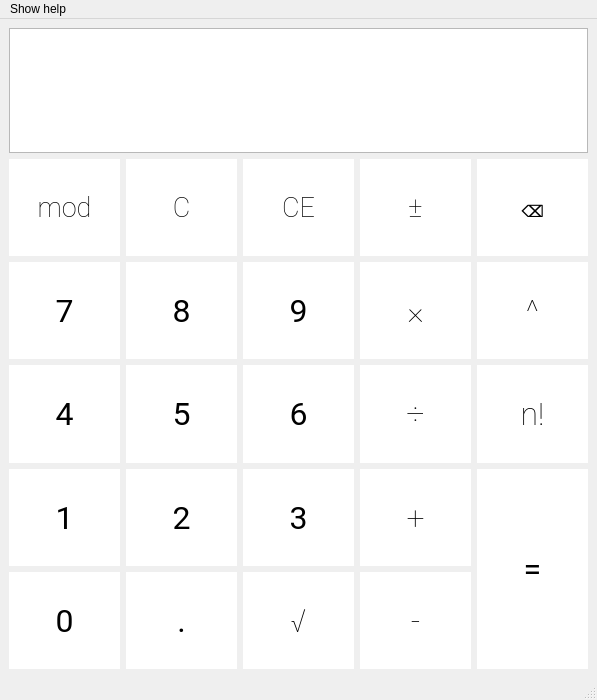
<?xml version="1.0" encoding="UTF-8"?>
<ui version="4.0">
 <class>MainWindow</class>
 <widget class="QMainWindow" name="MainWindow">
  <property name="geometry">
   <rect>
    <x>0</x>
    <y>0</y>
    <width>597</width>
    <height>700</height>
   </rect>
  </property>
  <property name="windowTitle">
   <string>Dumdum Calculator</string>
  </property>
  <property name="locale">
   <locale language="English" country="UnitedStates"/>
  </property>
  <widget class="QWidget" name="centralwidget">
   <property name="sizePolicy">
    <sizepolicy hsizetype="Expanding" vsizetype="Expanding">
     <horstretch>0</horstretch>
     <verstretch>0</verstretch>
    </sizepolicy>
   </property>
   <property name="minimumSize">
    <size>
     <width>464</width>
     <height>0</height>
    </size>
   </property>
   <property name="styleSheet">
    <string notr="true"/>
   </property>
   <layout class="QVBoxLayout" name="verticalLayout_2">
    <item>
     <layout class="QGridLayout" name="gridLayout" rowstretch="0,0,0,0,0,0,0,0,0,0">
      <property name="sizeConstraint">
       <enum>QLayout::SetDefaultConstraint</enum>
      </property>
      <item row="4" column="3">
       <widget class="QPushButton" name="multiplication">
        <property name="sizePolicy">
         <sizepolicy hsizetype="Minimum" vsizetype="Minimum">
          <horstretch>0</horstretch>
          <verstretch>0</verstretch>
         </sizepolicy>
        </property>
        <property name="minimumSize">
         <size>
          <width>0</width>
          <height>0</height>
         </size>
        </property>
        <property name="font">
         <font>
          <family>Poppins,Roboto,sans-serif</family>
          <pointsize>24</pointsize>
          <weight>12</weight>
          <bold>false</bold>
         </font>
        </property>
        <property name="styleSheet">
         <string notr="true">
QPushButton {
     border: none; background: white; font-family: 	&quot;Poppins&quot;,&quot;Roboto&quot;, sans-serif;
	font-size: 24pt;
    font-weight: 100;
 }
QPushButton:hover {
     background-color: rgb(230, 230, 230);
 }
QPushButton:pressed {
      background-color: rgb(200, 200, 200);  
	 border: 2px solid grey;
 }</string>
        </property>
        <property name="locale">
         <locale language="English" country="UnitedStates"/>
        </property>
        <property name="text">
         <string>×</string>
        </property>
       </widget>
      </item>
      <item row="2" column="2">
       <widget class="QPushButton" name="clearEntry">
        <property name="sizePolicy">
         <sizepolicy hsizetype="Minimum" vsizetype="Minimum">
          <horstretch>0</horstretch>
          <verstretch>0</verstretch>
         </sizepolicy>
        </property>
        <property name="font">
         <font>
          <family>Poppins,Roboto,sans-serif</family>
          <pointsize>20</pointsize>
          <weight>12</weight>
          <bold>false</bold>
         </font>
        </property>
        <property name="styleSheet">
         <string notr="true">
QPushButton {
     border: none; background: white; font-family: 	&quot;Poppins&quot;,&quot;Roboto&quot;, sans-serif;
	font-size: 20pt;
    font-weight: 100;
 }
QPushButton:hover {
     background-color: rgb(230, 230, 230);
 }
QPushButton:pressed {
      background-color: rgb(200, 200, 200);  
	 border: 2px solid grey;
 }</string>
        </property>
        <property name="text">
         <string>CE</string>
        </property>
       </widget>
      </item>
      <item row="6" column="3">
       <widget class="QPushButton" name="division">
        <property name="sizePolicy">
         <sizepolicy hsizetype="Minimum" vsizetype="Minimum">
          <horstretch>0</horstretch>
          <verstretch>0</verstretch>
         </sizepolicy>
        </property>
        <property name="minimumSize">
         <size>
          <width>0</width>
          <height>0</height>
         </size>
        </property>
        <property name="font">
         <font>
          <family>Poppins,Roboto,sans-serif</family>
          <pointsize>24</pointsize>
          <weight>12</weight>
          <bold>false</bold>
         </font>
        </property>
        <property name="styleSheet">
         <string notr="true">
QPushButton {
     border: none; background: white; font-family: 	&quot;Poppins&quot;,&quot;Roboto&quot;, sans-serif;
	font-size: 24pt;
    font-weight: 100;
 }
QPushButton:hover {
     background-color: rgb(230, 230, 230);
 }
QPushButton:pressed {
      background-color: rgb(200, 200, 200);  
	 border: 2px solid grey;
 }</string>
        </property>
        <property name="locale">
         <locale language="English" country="UnitedStates"/>
        </property>
        <property name="text">
         <string>÷</string>
        </property>
       </widget>
      </item>
      <item row="4" column="2">
       <widget class="QPushButton" name="digit9">
        <property name="sizePolicy">
         <sizepolicy hsizetype="Minimum" vsizetype="Minimum">
          <horstretch>0</horstretch>
          <verstretch>0</verstretch>
         </sizepolicy>
        </property>
        <property name="minimumSize">
         <size>
          <width>0</width>
          <height>0</height>
         </size>
        </property>
        <property name="font">
         <font>
          <family>Poppins,Roboto,sans-serif</family>
          <pointsize>24</pointsize>
         </font>
        </property>
        <property name="styleSheet">
         <string notr="true">
QPushButton {
     border: none; background: white; font-family: 	&quot;Poppins&quot;,&quot;Roboto&quot;, sans-serif;
 }
QPushButton:hover {
     background-color: rgb(230, 230, 230);
 }
QPushButton:pressed {
      background-color: rgb(200, 200, 200);  
	 border: 2px solid grey;
 }</string>
        </property>
        <property name="locale">
         <locale language="English" country="UnitedStates"/>
        </property>
        <property name="text">
         <string>9</string>
        </property>
       </widget>
      </item>
      <item row="2" column="0">
       <widget class="QPushButton" name="modulo">
        <property name="sizePolicy">
         <sizepolicy hsizetype="Minimum" vsizetype="Minimum">
          <horstretch>0</horstretch>
          <verstretch>0</verstretch>
         </sizepolicy>
        </property>
        <property name="minimumSize">
         <size>
          <width>0</width>
          <height>0</height>
         </size>
        </property>
        <property name="font">
         <font>
          <family>Poppins,Roboto,sans-serif</family>
          <pointsize>20</pointsize>
          <weight>12</weight>
          <bold>false</bold>
         </font>
        </property>
        <property name="styleSheet">
         <string notr="true">
QPushButton {
     border: none; background: white; font-family: 	&quot;Poppins&quot;,&quot;Roboto&quot;, sans-serif;
	font-size: 20pt;
    font-weight: 100;
 }
QPushButton:hover {
     background-color: rgb(230, 230, 230);
 }
QPushButton:pressed {
      background-color: rgb(200, 200, 200);  
	 border: 2px solid grey;
 }</string>
        </property>
        <property name="locale">
         <locale language="English" country="UnitedStates"/>
        </property>
        <property name="text">
         <string>mod</string>
        </property>
       </widget>
      </item>
      <item row="8" column="2">
       <widget class="QPushButton" name="digit3">
        <property name="sizePolicy">
         <sizepolicy hsizetype="Minimum" vsizetype="Minimum">
          <horstretch>0</horstretch>
          <verstretch>0</verstretch>
         </sizepolicy>
        </property>
        <property name="minimumSize">
         <size>
          <width>0</width>
          <height>0</height>
         </size>
        </property>
        <property name="font">
         <font>
          <family>Poppins,Roboto,sans-serif</family>
          <pointsize>24</pointsize>
         </font>
        </property>
        <property name="styleSheet">
         <string notr="true">
QPushButton {
     border: none; background: white; font-family: 	&quot;Poppins&quot;,&quot;Roboto&quot;, sans-serif;
 }
QPushButton:hover {
     background-color: rgb(230, 230, 230);
 }
QPushButton:pressed {
      background-color: rgb(200, 200, 200);  
	 border: 2px solid grey;
 }</string>
        </property>
        <property name="locale">
         <locale language="English" country="UnitedStates"/>
        </property>
        <property name="text">
         <string>3</string>
        </property>
       </widget>
      </item>
      <item row="4" column="4">
       <widget class="QPushButton" name="power">
        <property name="sizePolicy">
         <sizepolicy hsizetype="Minimum" vsizetype="Minimum">
          <horstretch>0</horstretch>
          <verstretch>0</verstretch>
         </sizepolicy>
        </property>
        <property name="minimumSize">
         <size>
          <width>0</width>
          <height>0</height>
         </size>
        </property>
        <property name="font">
         <font>
          <family>Poppins,Roboto,sans-serif</family>
          <pointsize>24</pointsize>
          <weight>12</weight>
          <bold>false</bold>
         </font>
        </property>
        <property name="styleSheet">
         <string notr="true">
QPushButton {
     border: none; background: white; font-family: 	&quot;Poppins&quot;,&quot;Roboto&quot;, sans-serif;
	font-size: 24pt;
    font-weight: 100;
 }
QPushButton:hover {
     background-color: rgb(230, 230, 230);
 }
QPushButton:pressed {
      background-color: rgb(200, 200, 200);  
	 border: 2px solid grey;
 }</string>
        </property>
        <property name="locale">
         <locale language="English" country="UnitedStates"/>
        </property>
        <property name="text">
         <string>^</string>
        </property>
       </widget>
      </item>
      <item row="8" column="4" rowspan="2">
       <widget class="QPushButton" name="result">
        <property name="sizePolicy">
         <sizepolicy hsizetype="Minimum" vsizetype="Minimum">
          <horstretch>0</horstretch>
          <verstretch>0</verstretch>
         </sizepolicy>
        </property>
        <property name="minimumSize">
         <size>
          <width>0</width>
          <height>0</height>
         </size>
        </property>
        <property name="font">
         <font>
          <family>Poppins,Roboto,sans-serif</family>
          <pointsize>24</pointsize>
         </font>
        </property>
        <property name="autoFillBackground">
         <bool>false</bool>
        </property>
        <property name="styleSheet">
         <string notr="true">
QPushButton {
     border: none; background: white; font-family: 	&quot;Poppins&quot;,&quot;Roboto&quot;, sans-serif;
 }
QPushButton:hover {
     background-color: rgb(230, 230, 230);
 }
QPushButton:pressed {
      background-color: rgb(200, 200, 200);  
	 border: 2px solid grey;
 }</string>
        </property>
        <property name="locale">
         <locale language="English" country="UnitedStates"/>
        </property>
        <property name="text">
         <string>=</string>
        </property>
        <property name="autoRepeat">
         <bool>false</bool>
        </property>
        <property name="autoExclusive">
         <bool>false</bool>
        </property>
        <property name="autoDefault">
         <bool>false</bool>
        </property>
        <property name="default">
         <bool>false</bool>
        </property>
        <property name="flat">
         <bool>false</bool>
        </property>
       </widget>
      </item>
      <item row="9" column="0">
       <widget class="QPushButton" name="digit0">
        <property name="sizePolicy">
         <sizepolicy hsizetype="Minimum" vsizetype="Minimum">
          <horstretch>0</horstretch>
          <verstretch>0</verstretch>
         </sizepolicy>
        </property>
        <property name="minimumSize">
         <size>
          <width>0</width>
          <height>0</height>
         </size>
        </property>
        <property name="font">
         <font>
          <family>Poppins,Roboto,sans-serif</family>
          <pointsize>24</pointsize>
         </font>
        </property>
        <property name="styleSheet">
         <string notr="true">
QPushButton {
     border: none; background: white; font-family: 	&quot;Poppins&quot;,&quot;Roboto&quot;, sans-serif;
 }
QPushButton:hover {
     background-color: rgb(230, 230, 230);
 }
QPushButton:pressed {
      background-color: rgb(200, 200, 200);  
	 border: 2px solid grey;
 }</string>
        </property>
        <property name="locale">
         <locale language="English" country="UnitedStates"/>
        </property>
        <property name="text">
         <string>0</string>
        </property>
       </widget>
      </item>
      <item row="8" column="1">
       <widget class="QPushButton" name="digit2">
        <property name="sizePolicy">
         <sizepolicy hsizetype="Minimum" vsizetype="Minimum">
          <horstretch>0</horstretch>
          <verstretch>0</verstretch>
         </sizepolicy>
        </property>
        <property name="minimumSize">
         <size>
          <width>0</width>
          <height>0</height>
         </size>
        </property>
        <property name="font">
         <font>
          <family>Poppins,Roboto,sans-serif</family>
          <pointsize>24</pointsize>
         </font>
        </property>
        <property name="styleSheet">
         <string notr="true">
QPushButton {
     border: none; background: white; font-family: 	&quot;Poppins&quot;,&quot;Roboto&quot;, sans-serif;
 }
QPushButton:hover {
     background-color: rgb(230, 230, 230);
 }
QPushButton:pressed {
      background-color: rgb(200, 200, 200);  
	 border: 2px solid grey;
 }</string>
        </property>
        <property name="locale">
         <locale language="English" country="UnitedStates"/>
        </property>
        <property name="text">
         <string>2</string>
        </property>
       </widget>
      </item>
      <item row="8" column="3">
       <widget class="QPushButton" name="addition">
        <property name="sizePolicy">
         <sizepolicy hsizetype="Minimum" vsizetype="Minimum">
          <horstretch>0</horstretch>
          <verstretch>0</verstretch>
         </sizepolicy>
        </property>
        <property name="minimumSize">
         <size>
          <width>0</width>
          <height>0</height>
         </size>
        </property>
        <property name="font">
         <font>
          <family>Poppins,Roboto,sans-serif</family>
          <pointsize>24</pointsize>
          <weight>12</weight>
          <bold>false</bold>
         </font>
        </property>
        <property name="styleSheet">
         <string notr="true">
QPushButton {
     border: none; background: white; font-family: 	&quot;Poppins&quot;,&quot;Roboto&quot;, sans-serif;
	font-size: 24pt;
    font-weight: 100;
 }
QPushButton:hover {
     background-color: rgb(230, 230, 230);
 }
QPushButton:pressed {
      background-color: rgb(200, 200, 200);  
	 border: 2px solid grey;
 }</string>
        </property>
        <property name="locale">
         <locale language="English" country="UnitedStates"/>
        </property>
        <property name="text">
         <string>+</string>
        </property>
       </widget>
      </item>
      <item row="6" column="0">
       <widget class="QPushButton" name="digit4">
        <property name="sizePolicy">
         <sizepolicy hsizetype="Minimum" vsizetype="Minimum">
          <horstretch>0</horstretch>
          <verstretch>0</verstretch>
         </sizepolicy>
        </property>
        <property name="minimumSize">
         <size>
          <width>0</width>
          <height>0</height>
         </size>
        </property>
        <property name="font">
         <font>
          <family>Poppins,Roboto,sans-serif</family>
          <pointsize>24</pointsize>
         </font>
        </property>
        <property name="styleSheet">
         <string notr="true">
QPushButton {
     border: none; background: white; font-family: 	&quot;Poppins&quot;,&quot;Roboto&quot;, sans-serif;
 }
QPushButton:hover {
     background-color: rgb(230, 230, 230);
 }
QPushButton:pressed {
      background-color: rgb(200, 200, 200);  
	 border: 2px solid grey;
 }</string>
        </property>
        <property name="locale">
         <locale language="English" country="UnitedStates"/>
        </property>
        <property name="text">
         <string>4</string>
        </property>
       </widget>
      </item>
      <item row="4" column="1">
       <widget class="QPushButton" name="digit8">
        <property name="sizePolicy">
         <sizepolicy hsizetype="Minimum" vsizetype="Minimum">
          <horstretch>0</horstretch>
          <verstretch>0</verstretch>
         </sizepolicy>
        </property>
        <property name="minimumSize">
         <size>
          <width>0</width>
          <height>0</height>
         </size>
        </property>
        <property name="font">
         <font>
          <family>Poppins,Roboto,sans-serif</family>
          <pointsize>24</pointsize>
         </font>
        </property>
        <property name="styleSheet">
         <string notr="true">
QPushButton {
     border: none; background: white; font-family: 	&quot;Poppins&quot;,&quot;Roboto&quot;, sans-serif;
 }
QPushButton:hover {
     background-color: rgb(230, 230, 230);
 }
QPushButton:pressed {
      background-color: rgb(200, 200, 200);  
	 border: 2px solid grey;
 }</string>
        </property>
        <property name="locale">
         <locale language="English" country="UnitedStates"/>
        </property>
        <property name="text">
         <string>8</string>
        </property>
       </widget>
      </item>
      <item row="6" column="1">
       <widget class="QPushButton" name="digit5">
        <property name="sizePolicy">
         <sizepolicy hsizetype="Minimum" vsizetype="Minimum">
          <horstretch>0</horstretch>
          <verstretch>0</verstretch>
         </sizepolicy>
        </property>
        <property name="minimumSize">
         <size>
          <width>0</width>
          <height>0</height>
         </size>
        </property>
        <property name="font">
         <font>
          <family>Poppins,Roboto,sans-serif</family>
          <pointsize>24</pointsize>
         </font>
        </property>
        <property name="styleSheet">
         <string notr="true">
QPushButton {
     border: none; background: white; font-family: 	&quot;Poppins&quot;,&quot;Roboto&quot;, sans-serif;
 }
QPushButton:hover {
     background-color: rgb(230, 230, 230);
 }
QPushButton:pressed {
      background-color: rgb(200, 200, 200);  
	 border: 2px solid grey;
 }</string>
        </property>
        <property name="locale">
         <locale language="English" country="UnitedStates"/>
        </property>
        <property name="text">
         <string>5</string>
        </property>
       </widget>
      </item>
      <item row="6" column="4">
       <widget class="QPushButton" name="factiorial">
        <property name="sizePolicy">
         <sizepolicy hsizetype="Minimum" vsizetype="Minimum">
          <horstretch>0</horstretch>
          <verstretch>0</verstretch>
         </sizepolicy>
        </property>
        <property name="minimumSize">
         <size>
          <width>0</width>
          <height>0</height>
         </size>
        </property>
        <property name="font">
         <font>
          <family>Poppins,Roboto,sans-serif</family>
          <pointsize>24</pointsize>
          <weight>12</weight>
          <bold>false</bold>
         </font>
        </property>
        <property name="styleSheet">
         <string notr="true">
QPushButton {
     border: none; background: white; font-family: 	&quot;Poppins&quot;,&quot;Roboto&quot;, sans-serif;
	font-size: 24pt;
    font-weight: 100;
 }
QPushButton:hover {
     background-color: rgb(230, 230, 230);
 }
QPushButton:pressed {
      background-color: rgb(200, 200, 200);  
	 border: 2px solid grey;
 }</string>
        </property>
        <property name="locale">
         <locale language="English" country="UnitedStates"/>
        </property>
        <property name="text">
         <string>n!</string>
        </property>
       </widget>
      </item>
      <item row="2" column="1">
       <widget class="QPushButton" name="clear">
        <property name="sizePolicy">
         <sizepolicy hsizetype="Minimum" vsizetype="Minimum">
          <horstretch>0</horstretch>
          <verstretch>0</verstretch>
         </sizepolicy>
        </property>
        <property name="minimumSize">
         <size>
          <width>0</width>
          <height>0</height>
         </size>
        </property>
        <property name="font">
         <font>
          <family>Poppins,Roboto,sans-serif</family>
          <pointsize>20</pointsize>
          <weight>12</weight>
          <bold>false</bold>
         </font>
        </property>
        <property name="styleSheet">
         <string notr="true">
QPushButton {
     border: none; background: white; font-family: 	&quot;Poppins&quot;,&quot;Roboto&quot;, sans-serif;
	font-size: 20pt;
    font-weight: 100;
 }
QPushButton:hover {
     background-color: rgb(230, 230, 230);
 }
QPushButton:pressed {
      background-color: rgb(200, 200, 200);  
	 border: 2px solid grey;
 }</string>
        </property>
        <property name="locale">
         <locale language="English" country="UnitedStates"/>
        </property>
        <property name="text">
         <string>C</string>
        </property>
       </widget>
      </item>
      <item row="9" column="2">
       <widget class="QPushButton" name="root">
        <property name="sizePolicy">
         <sizepolicy hsizetype="Minimum" vsizetype="Minimum">
          <horstretch>0</horstretch>
          <verstretch>0</verstretch>
         </sizepolicy>
        </property>
        <property name="minimumSize">
         <size>
          <width>0</width>
          <height>0</height>
         </size>
        </property>
        <property name="font">
         <font>
          <family>Poppins,Roboto,sans-serif</family>
          <pointsize>24</pointsize>
          <weight>12</weight>
          <bold>false</bold>
         </font>
        </property>
        <property name="styleSheet">
         <string notr="true">
QPushButton {
     border: none; background: white; font-family: 	&quot;Poppins&quot;,&quot;Roboto&quot;, sans-serif;
	font-size: 24pt;
    font-weight: 100;
 }
QPushButton:hover {
     background-color: rgb(230, 230, 230);
 }
QPushButton:pressed {
      background-color: rgb(200, 200, 200);  
	 border: 2px solid grey;
 }</string>
        </property>
        <property name="locale">
         <locale language="English" country="UnitedStates"/>
        </property>
        <property name="text">
         <string>√</string>
        </property>
       </widget>
      </item>
      <item row="9" column="3">
       <widget class="QPushButton" name="substraction">
        <property name="sizePolicy">
         <sizepolicy hsizetype="Minimum" vsizetype="Minimum">
          <horstretch>0</horstretch>
          <verstretch>0</verstretch>
         </sizepolicy>
        </property>
        <property name="minimumSize">
         <size>
          <width>0</width>
          <height>0</height>
         </size>
        </property>
        <property name="font">
         <font>
          <family>Poppins,Roboto,sans-serif</family>
          <pointsize>24</pointsize>
          <weight>12</weight>
          <bold>false</bold>
         </font>
        </property>
        <property name="autoFillBackground">
         <bool>false</bool>
        </property>
        <property name="styleSheet">
         <string notr="true">
QPushButton {
     border: none; background: white; font-family: 	&quot;Poppins&quot;,&quot;Roboto&quot;, sans-serif;
	font-size: 24pt;
    font-weight: 100;
 }
QPushButton:hover {
     background-color: rgb(230, 230, 230);
 }
QPushButton:pressed {
      background-color: rgb(200, 200, 200);  
	 border: 2px solid grey;
 }</string>
        </property>
        <property name="locale">
         <locale language="English" country="UnitedStates"/>
        </property>
        <property name="text">
         <string>-</string>
        </property>
       </widget>
      </item>
      <item row="2" column="3">
       <widget class="QPushButton" name="changeSign">
        <property name="sizePolicy">
         <sizepolicy hsizetype="Minimum" vsizetype="Minimum">
          <horstretch>0</horstretch>
          <verstretch>0</verstretch>
         </sizepolicy>
        </property>
        <property name="font">
         <font>
          <family>Poppins,Roboto,sans-serif</family>
          <pointsize>20</pointsize>
          <weight>12</weight>
          <bold>false</bold>
         </font>
        </property>
        <property name="styleSheet">
         <string notr="true">
QPushButton {
     border: none; background: white; font-family: 	&quot;Poppins&quot;,&quot;Roboto&quot;, sans-serif;
	font-size: 20pt;
    font-weight: 100;
 }
QPushButton:hover {
     background-color: rgb(230, 230, 230);
 }
QPushButton:pressed {
      background-color: rgb(200, 200, 200);  
	 border: 2px solid grey;
 }</string>
        </property>
        <property name="text">
         <string>±</string>
        </property>
       </widget>
      </item>
      <item row="9" column="1">
       <widget class="QPushButton" name="point">
        <property name="sizePolicy">
         <sizepolicy hsizetype="Minimum" vsizetype="Minimum">
          <horstretch>0</horstretch>
          <verstretch>0</verstretch>
         </sizepolicy>
        </property>
        <property name="minimumSize">
         <size>
          <width>0</width>
          <height>0</height>
         </size>
        </property>
        <property name="font">
         <font>
          <family>Poppins,Roboto,sans-serif</family>
          <pointsize>24</pointsize>
         </font>
        </property>
        <property name="styleSheet">
         <string notr="true">
QPushButton {
     border: none; background: white; font-family: 	&quot;Poppins&quot;,&quot;Roboto&quot;, sans-serif;
 }
QPushButton:hover {
     background-color: rgb(230, 230, 230);
 }
QPushButton:pressed {
      background-color: rgb(200, 200, 200);  
	 border: 2px solid grey;
 }</string>
        </property>
        <property name="locale">
         <locale language="English" country="UnitedStates"/>
        </property>
        <property name="text">
         <string>.</string>
        </property>
       </widget>
      </item>
      <item row="2" column="4">
       <widget class="QPushButton" name="backspace">
        <property name="sizePolicy">
         <sizepolicy hsizetype="Minimum" vsizetype="Minimum">
          <horstretch>0</horstretch>
          <verstretch>0</verstretch>
         </sizepolicy>
        </property>
        <property name="minimumSize">
         <size>
          <width>0</width>
          <height>0</height>
         </size>
        </property>
        <property name="font">
         <font>
          <family>Poppins,Roboto,sans-serif</family>
          <pointsize>20</pointsize>
          <weight>12</weight>
          <bold>false</bold>
         </font>
        </property>
        <property name="styleSheet">
         <string notr="true">
QPushButton {
     border: none; background: white; font-family: 	&quot;Poppins&quot;,&quot;Roboto&quot;, sans-serif;
	font-size: 20pt;
    font-weight: 100;
 }
QPushButton:hover {
     background-color: rgb(230, 230, 230);
 }
QPushButton:pressed {
      background-color: rgb(200, 200, 200);  
	 border: 2px solid grey;
 }</string>
        </property>
        <property name="locale">
         <locale language="English" country="UnitedStates"/>
        </property>
        <property name="text">
         <string>⌫</string>
        </property>
       </widget>
      </item>
      <item row="6" column="2">
       <widget class="QPushButton" name="digit6">
        <property name="sizePolicy">
         <sizepolicy hsizetype="Minimum" vsizetype="Minimum">
          <horstretch>0</horstretch>
          <verstretch>0</verstretch>
         </sizepolicy>
        </property>
        <property name="minimumSize">
         <size>
          <width>0</width>
          <height>0</height>
         </size>
        </property>
        <property name="font">
         <font>
          <family>Poppins,Roboto,sans-serif</family>
          <pointsize>24</pointsize>
         </font>
        </property>
        <property name="styleSheet">
         <string notr="true">
QPushButton {
     border: none; background: white; font-family: 	&quot;Poppins&quot;,&quot;Roboto&quot;, sans-serif;
 }
QPushButton:hover {
     background-color: rgb(230, 230, 230);
 }
QPushButton:pressed {
      background-color: rgb(200, 200, 200);  
	 border: 2px solid grey;
 }</string>
        </property>
        <property name="locale">
         <locale language="English" country="UnitedStates"/>
        </property>
        <property name="text">
         <string>6</string>
        </property>
       </widget>
      </item>
      <item row="0" column="0" colspan="5">
       <widget class="QTextEdit" name="textEdit">
        <property name="sizePolicy">
         <sizepolicy hsizetype="Expanding" vsizetype="Minimum">
          <horstretch>0</horstretch>
          <verstretch>0</verstretch>
         </sizepolicy>
        </property>
        <property name="maximumSize">
         <size>
          <width>16777215</width>
          <height>125</height>
         </size>
        </property>
        <property name="font">
         <font>
          <family>Poppins</family>
          <pointsize>-1</pointsize>
         </font>
        </property>
        <property name="styleSheet">
         <string notr="true">/*border:none;*/
border: 4px solid rgb(230, 230, 230); 
/*margin-left:10px;*/
line-height:20px;
font-size:20px;
h1{
	font-size:40px;
}</string>
        </property>
        <property name="locale">
         <locale language="English" country="UnitedStates"/>
        </property>
        <property name="frameShadow">
         <enum>QFrame::Raised</enum>
        </property>
        <property name="html">
         <string>&lt;!DOCTYPE HTML PUBLIC &quot;-//W3C//DTD HTML 4.0//EN&quot; &quot;http://www.w3.org/TR/REC-html40/strict.dtd&quot;&gt;
&lt;html&gt;&lt;head&gt;&lt;meta name=&quot;qrichtext&quot; content=&quot;1&quot; /&gt;&lt;style type=&quot;text/css&quot;&gt;
p, li { white-space: pre-wrap; }
&lt;/style&gt;&lt;/head&gt;&lt;body style=&quot; font-family:'Poppins'; font-size:20px; font-weight:400; font-style:normal;&quot;&gt;
&lt;p style=&quot;-qt-paragraph-type:empty; margin-top:10px; margin-bottom:0px; margin-left:0px; margin-right:0px; -qt-block-indent:0; text-indent:0px; font-family:'MS Shell Dlg 2'; font-size:7.8pt;&quot;&gt;&lt;br /&gt;&lt;/p&gt;&lt;/body&gt;&lt;/html&gt;</string>
        </property>
       </widget>
      </item>
      <item row="4" column="0">
       <widget class="QPushButton" name="digit7">
        <property name="sizePolicy">
         <sizepolicy hsizetype="Minimum" vsizetype="Minimum">
          <horstretch>0</horstretch>
          <verstretch>0</verstretch>
         </sizepolicy>
        </property>
        <property name="minimumSize">
         <size>
          <width>0</width>
          <height>0</height>
         </size>
        </property>
        <property name="font">
         <font>
          <family>Poppins,Roboto,sans-serif</family>
          <pointsize>24</pointsize>
         </font>
        </property>
        <property name="styleSheet">
         <string notr="true">
QPushButton {
     border: none; background: white; font-family: 	&quot;Poppins&quot;,&quot;Roboto&quot;, sans-serif;
 }
QPushButton:hover {
     background-color: rgb(230, 230, 230);
 }
QPushButton:pressed {
      background-color: rgb(200, 200, 200);  
	 border: 2px solid grey;
 }</string>
        </property>
        <property name="locale">
         <locale language="English" country="UnitedStates"/>
        </property>
        <property name="text">
         <string>7</string>
        </property>
       </widget>
      </item>
      <item row="8" column="0">
       <widget class="QPushButton" name="digit1">
        <property name="sizePolicy">
         <sizepolicy hsizetype="Minimum" vsizetype="Minimum">
          <horstretch>0</horstretch>
          <verstretch>0</verstretch>
         </sizepolicy>
        </property>
        <property name="minimumSize">
         <size>
          <width>0</width>
          <height>0</height>
         </size>
        </property>
        <property name="font">
         <font>
          <family>Poppins,Roboto,sans-serif</family>
          <pointsize>24</pointsize>
         </font>
        </property>
        <property name="styleSheet">
         <string notr="true">
QPushButton {
     border: none; background: white; font-family: 	&quot;Poppins&quot;,&quot;Roboto&quot;, sans-serif;
 }
QPushButton:hover {
     background-color: rgb(230, 230, 230);
 }
QPushButton:pressed {
      background-color: rgb(200, 200, 200);  
	 border: 2px solid grey;
 }</string>
        </property>
        <property name="locale">
         <locale language="English" country="UnitedStates"/>
        </property>
        <property name="text">
         <string>1</string>
        </property>
       </widget>
      </item>
     </layout>
    </item>
   </layout>
  </widget>
  <widget class="QMenuBar" name="menubar">
   <property name="geometry">
    <rect>
     <x>0</x>
     <y>0</y>
     <width>597</width>
     <height>22</height>
    </rect>
   </property>
   <widget class="QMenu" name="menuMenu">
    <property name="title">
     <string>Show help</string>
    </property>
   </widget>
   <addaction name="menuMenu"/>
  </widget>
  <widget class="QStatusBar" name="statusbar"/>
  <action name="actionHelp">
   <property name="text">
    <string>Help</string>
   </property>
  </action>
  <action name="actionExit">
   <property name="text">
    <string>Exit</string>
   </property>
  </action>
 </widget>
 <tabstops>
  <tabstop>backspace</tabstop>
  <tabstop>digit7</tabstop>
  <tabstop>digit8</tabstop>
  <tabstop>digit9</tabstop>
  <tabstop>multiplication</tabstop>
  <tabstop>power</tabstop>
  <tabstop>digit4</tabstop>
  <tabstop>digit5</tabstop>
  <tabstop>digit6</tabstop>
  <tabstop>division</tabstop>
  <tabstop>factiorial</tabstop>
  <tabstop>digit1</tabstop>
  <tabstop>digit2</tabstop>
  <tabstop>digit3</tabstop>
  <tabstop>addition</tabstop>
  <tabstop>digit0</tabstop>
  <tabstop>point</tabstop>
  <tabstop>root</tabstop>
  <tabstop>substraction</tabstop>
  <tabstop>result</tabstop>
 </tabstops>
 <resources/>
 <connections/>
</ui>
